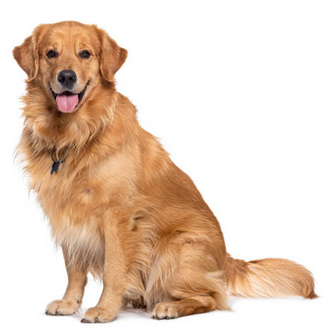
#> input picture dog.png, 331 x 329 px, found by its file name
$ python Lab3-1-2.py
#> lines starting #> are read from the running program, lines starting #| are printed output that depends on the picture
import numpy as np
import cv2
import matplotlib.pyplot as plt

# Load the dog.png image and convert to grayscale
image = cv2.imread('dog.png', cv2.IMREAD_GRAYSCALE)
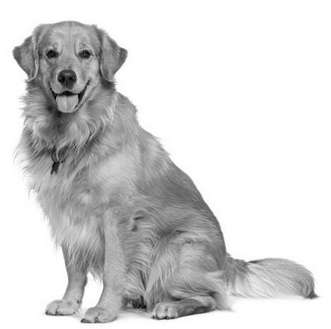
#> image: shape (329, 331); min 0, max 255, mean 212.5

# 2D Averaging Filter (3x3)
h_avg = (1/9) * np.array([[1, 1, 1],
                          [1, 1, 1],
                          [1, 1, 1]])

# 2D Difference Filter (Edge Detection, 3x3)
h_diff = np.array([[-1, -1, -1],
                   [-1, 8, -1],
                   [-1, -1, -1]])

# Manual convolution function for 2D filtering
def manual_convolution_2d(image, kernel):
    # Get image and kernel dimensions
    kernel_height, kernel_width = kernel.shape
    image_height, image_width = image.shape
#> image_height = 329; image_width = 331
    output = np.zeros_like(image, dtype=float)

    # Pad the image to handle border pixels
    pad_h = kernel_height // 2
    pad_w = kernel_width // 2
    padded_image = np.pad(image, ((pad_h, pad_h), (pad_w, pad_w)), mode='constant', constant_values=0)
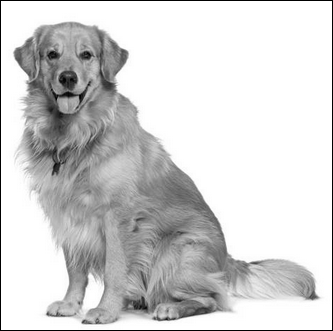
#> padded_image: shape (331, 333); min 0, max 255, mean 210

    # Perform convolution
    for i in range(image_height):
        for j in range(image_width):
            region = padded_image[i:i+kernel_height, j:j+kernel_width]
            output[i, j] = np.sum(region * kernel)
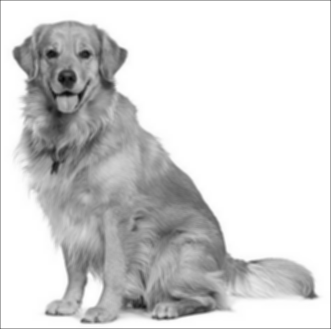
#> output: shape (329, 331) float64; min 6.89, max 255, mean 211.5

    # Normalize the output to fit in the range [0, 255]
    output = np.clip(output, 0, 255)
    return output.astype(np.uint8)

# Apply the 2D filters to the image
avg_filtered = manual_convolution_2d(image, h_avg)
diff_filtered = manual_convolution_2d(image, h_diff)
#> after the loop in manual_convolution_2d (call 2), `for i in range(image_height):`:
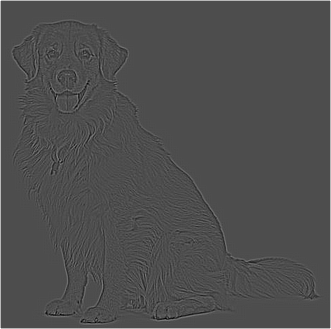
#> output: shape (329, 331) float64; min -559, max 1275, mean 9.3; drawn with min black and max white
#> in manual_convolution_2d (call 2), `output = np.clip(output, 0, 255)`:
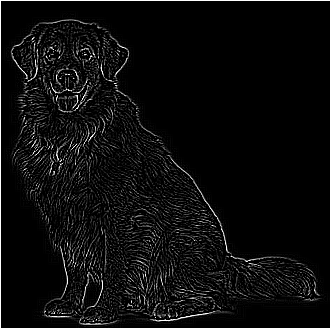
#> output: shape (329, 331) float64; min 0, max 255, mean 13.8

# Plotting the original and filtered images
plt.figure(figsize=(12, 8))

plt.subplot(1, 3, 1)
plt.title("Original Image")
plt.imshow(image, cmap='gray')
plt.axis('off')

plt.subplot(1, 3, 2)
plt.title("Averaging Filter")
plt.imshow(avg_filtered, cmap='gray')
plt.axis('off')

plt.subplot(1, 3, 3)
plt.title("Difference Filter (Edge Detection)")
plt.imshow(diff_filtered, cmap='gray')
plt.axis('off')

plt.tight_layout()
plt.show()

$ run again, with snow.png copied over dog.png
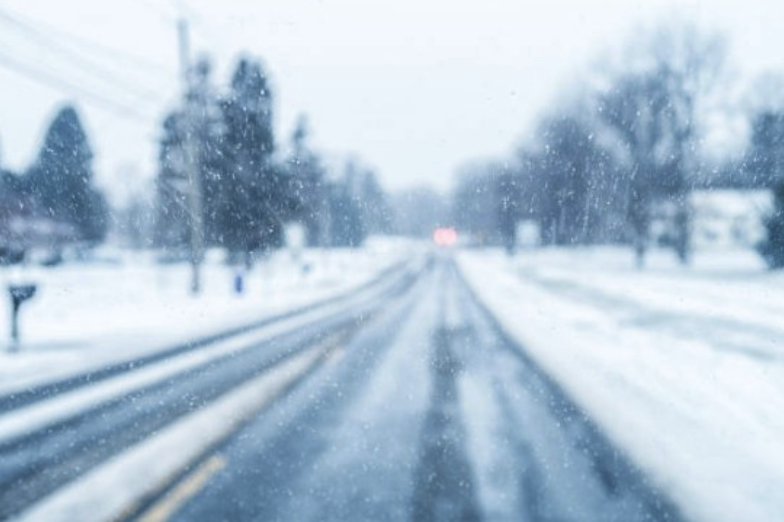
#> input picture snow.png, 784 x 522 px, found by its file name
#> after the loop in manual_convolution_2d (call 2), `for i in range(image_height):`:
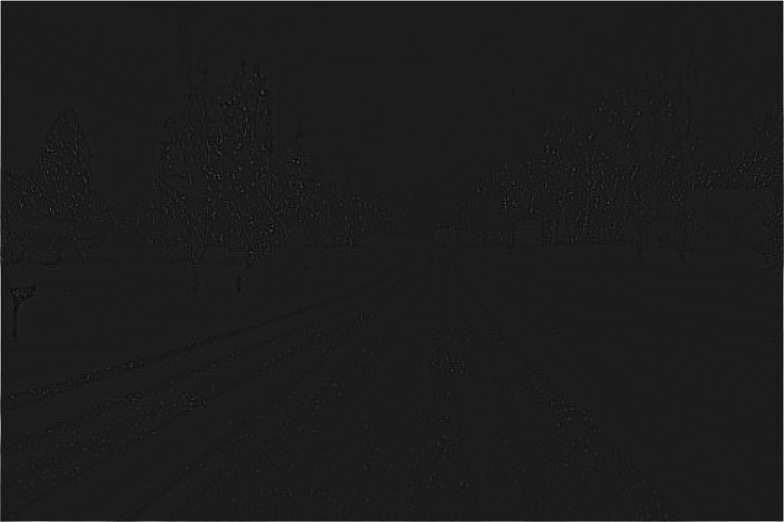
#> output: shape (522, 784) float64; min -152, max 1230, mean 3.7; drawn with min black and max white
#> `plt.show()`:
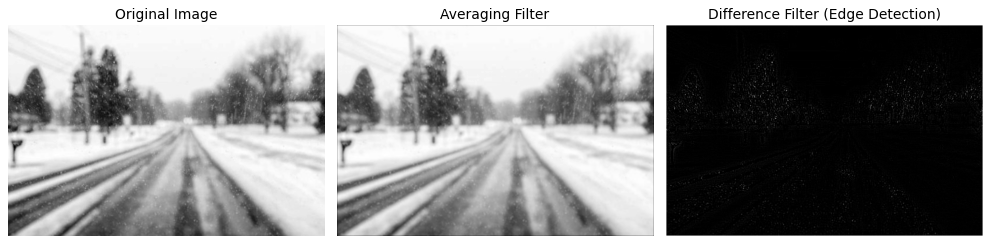
#> figure drawn by matplotlib, 3 panels
